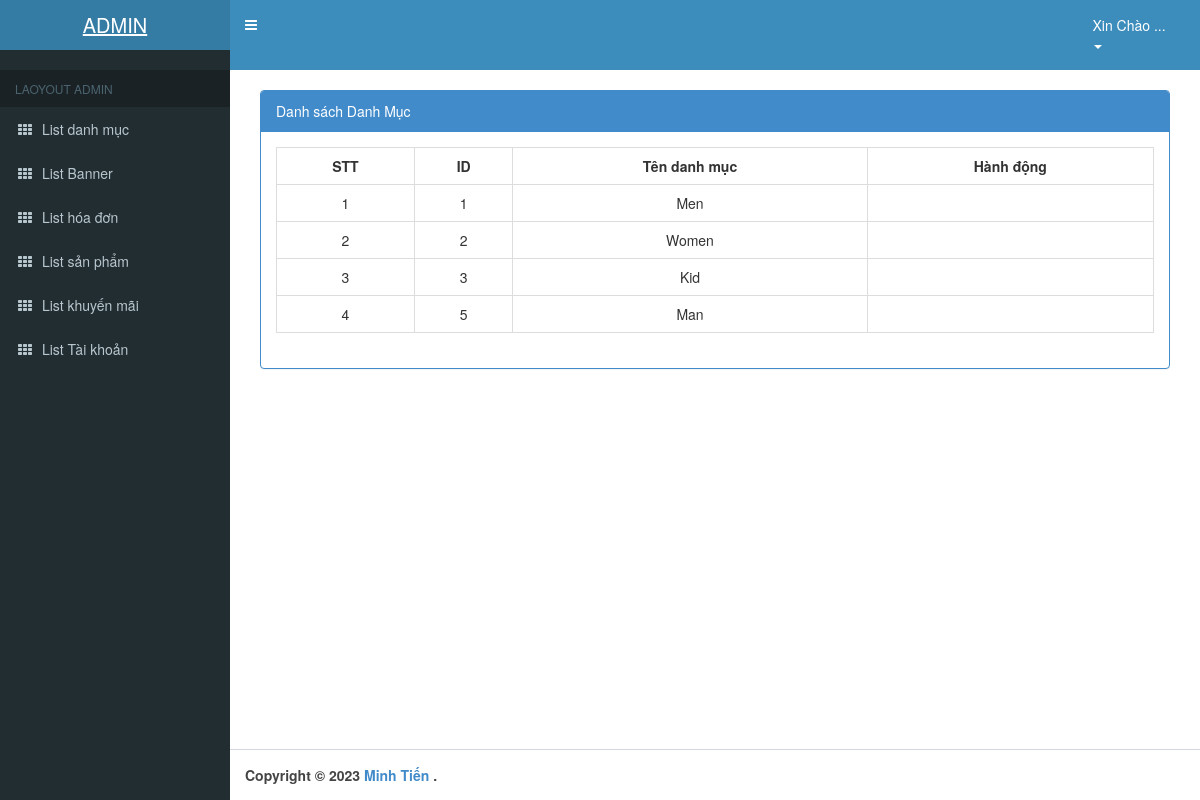
Page /admin/index.php?action=loaisanpham on the committed database.
### tables this page shows
CREATE TABLE `loaisanpham` (
  `idLoaiSP` int(11) NOT NULL,
  `tenLSP` varchar(255) NOT NULL
);

### admin/controller_admin/quanlyloaisanpham.php (called while the page is built, shortened)
<?php
    require_once('./model_admin/loaisanpham.php');
    class loaisanphamcontroller
    {
    	private $loaisanpham_model;
    	public function __construct()
    	{
    		$this->loaisanpham_model = new loaisanpham();
    	}
    	public function list()
    	{
    		if(isset($_POST['timkiem_lsp'])){
                $timkiem_lsp = $_POST['timkiem_lsp'];
                $data = $this->loaisanpham_model->timkiem_lsp($timkiem_lsp);
            }else{
                $data = $this->loaisanpham_model->all();
            }
            require_once('views_admin/index.php');
    	}
       }
?>

### admin/model_admin/ketnoi.php (called while the page is built, shortened)
<?php
    class ketnoi
    {
    	function __construct()
    	{
    		$host = "127.0.0.1:3307";
    		$username ="root";
    		$password = "";
    		$dbname = "shoe_store";
    		$this->connect = new mysqli($host,$username,$password,$dbname);
    	}
    }
?>

### admin/model_admin/loaisanpham.php (called while the page is built, shortened)
<?php
    require_once('ketnoi.php');
    class loaisanpham
    {
    	private $conn;
    	function __construct()
    	{
    		$connect_obj = new ketnoi();
    		$this->conn = $connect_obj->connect;
    	}
    	function all()
    	{
    		$query = "SELECT * FROM loaisanpham ORDER BY idLoaiSP";
    		$result = $this->conn->query($query);
    		$data = array();
    		while ($row = $result->fetch_assoc()) {
       		   $data[] = $row;
    		}
    		return $data;
    	}
    }
?>

### admin/views_admin/loaisanpham/quanlyloaisanpham.php (the view, shortened to what this page needs)
<div class="col-md-12">
  <div class="panel panel-primary">
    <div class="panel-heading">Danh sách Danh Mục</div>
    <div class="panel-body">
      <table class="table table-bordered table-hover " style="text-align:center;">
        <tr>
          <th style="text-align:center;">STT</th>
          <th style="text-align:center;">ID</th>
          <th style="text-align:center;">Tên danh mục</th>
          <th style="text-align:center;">Hành động</th>
        </tr>
        <?php
        $stt = 1;
        foreach ($data as $value) :
        ?>
          <tr>
            <td><?= $stt++; ?></td>
            <td><?= $value['idLoaiSP'] ?></td>
            <td><?= $value['tenLSP'] ?></td>
            <td>
            </td>
          </tr>
        <?php
        endforeach;
        ?>
      </table>
    </div>
  </div>
</div>

### admin/public_admin/css/style.css (style rules this page uses)
body { overflow-x: hidden; font-family: 'Roboto', sans-serif; font-size: 16px; }

### rows in the picture
loaisanpham: idLoaiSP "1", tenLSP "Men"
loaisanpham: idLoaiSP "2", tenLSP "Women"
loaisanpham: idLoaiSP "3", tenLSP "Kid"
loaisanpham: idLoaiSP "5", tenLSP "Man"
